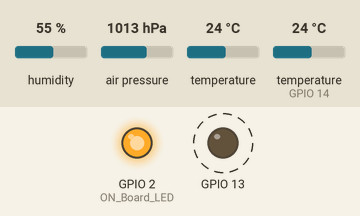
Simulated run of this sketch. Board: ESP8266 (NodeMCU). Parts: output pins drawn as LEDs (lit = HIGH). Dashed ring = blinking. Inputs (shaded band) come from the test bench; at power-on: humidity 55 %, air pressure 1013 hPa, temperature 24 °C, temperature (sensor on GPIO 14) 24 °C. WiFi joins after 1.5 s; servers stay silent unless stated; uploads are accepted with an empty reply; what the sketch prints to the serial monitor is not drawn.

Above: at 3.1 s.
Timing chart, 0 to 5.5 s (numbered marks = the images above):
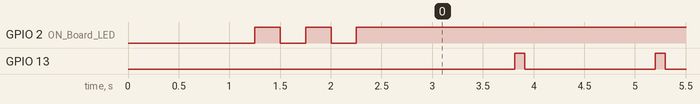

Measured:
- by itself, GPIO 13: alternates HIGH for 0.10 s and LOW for 1.3 s

The sketch:

Weather_station_6th_sem.ino
```cpp
#include <ESP8266WiFi.h>
#include <WiFiClientSecure.h>
#include "DHT.h"
#include <Wire.h>
#include <Adafruit_BMP085.h>

#define DHTTYPE DHT11
const int DHTPin = 14;
DHT dht(DHTPin, DHTTYPE);
#define ON_Board_LED 2

const char* ssid = "your-wifi-ssid";
const char* password = "your-wifi-password";

const char* host = "script.google.com";
const int httpsPort = 443;

WiFiClientSecure client;
Adafruit_BMP085 bmp;


String GAS_ID = "your script GAS_ID";

void setup() {

  Serial.begin(115200);
  delay(500);

  dht.begin();
  delay(500);

  if (!bmp.begin()) {
	Serial.println("Could not find a valid BMP085 sensor, check wiring!");
	while (1) {}
  }

  WiFi.begin(ssid, password);
  Serial.println("");

  pinMode(ON_Board_LED,OUTPUT);
  pinMode(13,OUTPUT);
  digitalWrite(ON_Board_LED, HIGH);

  Serial.print("Connecting");
  while (WiFi.status() != WL_CONNECTED) {
    Serial.print(".");

    digitalWrite(ON_Board_LED, LOW);
    delay(250);
    digitalWrite(ON_Board_LED, HIGH);
    delay(250);

  }
  digitalWrite(ON_Board_LED, HIGH);
  Serial.println("");
  Serial.print("Successfully connected to : ");
  Serial.println(ssid);
  Serial.print("IP address: ");
  Serial.println(WiFi.localIP());
  Serial.println();
  client.setInsecure();
}

void loop() {
  int h = dht.readHumidity();
  int t_dht = dht.readTemperature();
  float t = bmp.readTemperature();
  float a = bmp.readAltitude();
  float p = bmp.readPressure();
  float ht = dht.computeHeatIndex(t_dht,h,false);
  if (isnan(h) || isnan(t)) {
    Serial.println("Failed to read from DHT sensor !");
    delay(500);
    return;
  }
  String Temp = "Temperature : " + String(t) + " °C";
  String Humi = "Humidity : " + String(h) + " %";
  Serial.println(Temp);
  Serial.println(Humi);

  Serial.print("Temperature = ");
    Serial.print(bmp.readTemperature());
    Serial.println(" *C");

    Serial.print("Pressure = ");
    Serial.print(bmp.readPressure());
    Serial.println(" Pa");

    Serial.print("Altitude = ");
    Serial.print(bmp.readAltitude());
    Serial.println(" meters");

  sendData(t,p,a,h,ht);

}

void sendData(float tem, int pre, int alt , float humi,float heat_index) {
  Serial.println("==========");
  Serial.print("connecting to ");
  Serial.println(host);

  if (!client.connect(host, httpsPort)) {
    Serial.println("connection failed");
    return;
  }

  String string_temperature =  String(tem,DEC);
  // String string_temperature =  String(tem, DEC);
  String string_pressure = String(pre);
  String string_altitude = String(alt);
  String string_humidity =  String(humi);
  String heat =  String(heat_index);

  String url = "/macros/s/" + GAS_ID + "/exec?temperature=" + string_temperature + "&pressure=" + string_pressure + "&altitude=" + string_altitude + "&humidity=" + string_humidity + "&heat_index=" + heat;
  Serial.print("requesting URL: ");
  Serial.println(url);

  client.print(String("GET ") + url + " HTTP/1.1\r\n" +
         "Host: " + host + "\r\n" +
         "User-Agent: BuildFailureDetectorESP8266\r\n" +
         "Connection: close\r\n\r\n");

  Serial.println("request sent");

  while (client.connected()) {
    String line = client.readStringUntil('\n');
    if (line == "\r") {
      Serial.println("headers received");

      break;
    }
  }
  String line = client.readStringUntil('\n');

  Serial.print("reply was : ");
  Serial.println(line);
  digitalWrite(13,HIGH);
  delay(100);
  digitalWrite(13,LOW);
  Serial.println("closing connection");
  Serial.println("==========");
  Serial.println();
}
```
